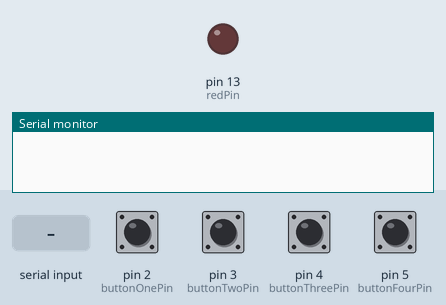
A sketch run on a simulated Arduino Uno, built with avr-gcc and run on an emulated ATmega328P. Parts: output pins drawn as LEDs (lit = HIGH), the last lines printed to the serial monitor. The inputs (shaded band) are chosen by the test bench; at power-on: pin 2 (buttonOnePin), pin 3 (buttonTwoPin), pin 4 (buttonThreePin), pin 5 (buttonFourPin) LOW.

Above: at 1.2 s.
1.3 s: "1" received over Serial
At 2.0 s:
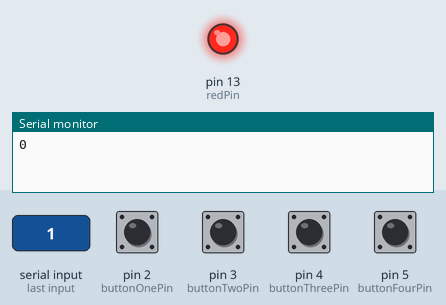
2.8 s: "0" received over Serial
At 3.1 s:
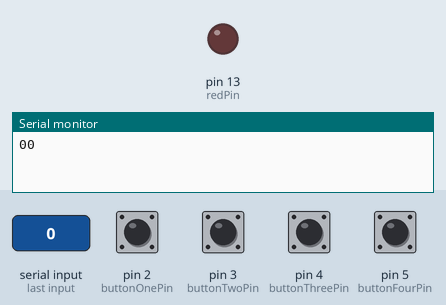
Timing chart, 0 to 5.8 s (numbered marks = the images above; inputs shaded):
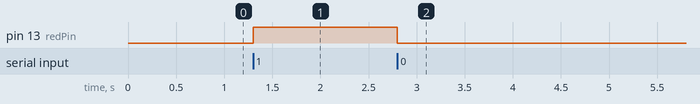

Measured:
- after the input at 1.3 s, pin 13 (redPin): LOW → HIGH at once
- after the input at 2.8 s, pin 13 (redPin): HIGH → LOW at once

The sketch:

ddr_pad.ino
```cpp
// pins for the LEDs:
const int redPin = 13;
const int buttonOnePin = 2;
const int buttonTwoPin = 3;
const int buttonThreePin = 4;
const int buttonFourPin = 5;

void setup() {
  // initialize serial:
  Serial.begin(9600);
  // make the pins outputs:
  pinMode(redPin, OUTPUT);
  pinMode(buttonOnePin, INPUT);
  pinMode(buttonTwoPin, INPUT);
  pinMode(buttonThreePin, INPUT);
  pinMode(buttonFourPin, INPUT);
}

void loop(){}
void serialEvent()
{
    char charX= Serial.read();
    digitalWrite(redPin, charX == '1' ? HIGH : LOW);
    int buttonID = 0;
    buttonID += (digitalRead(buttonOnePin) == HIGH) ? 1 : 0;
    buttonID += (digitalRead(buttonTwoPin) == HIGH) ? 2 : 0;
    buttonID += (digitalRead(buttonThreePin) == HIGH) ? 4 : 0;
    buttonID += (digitalRead(buttonFourPin) == HIGH) ? 8 : 0;
    Serial.write( buttonID + '0');
}
```
